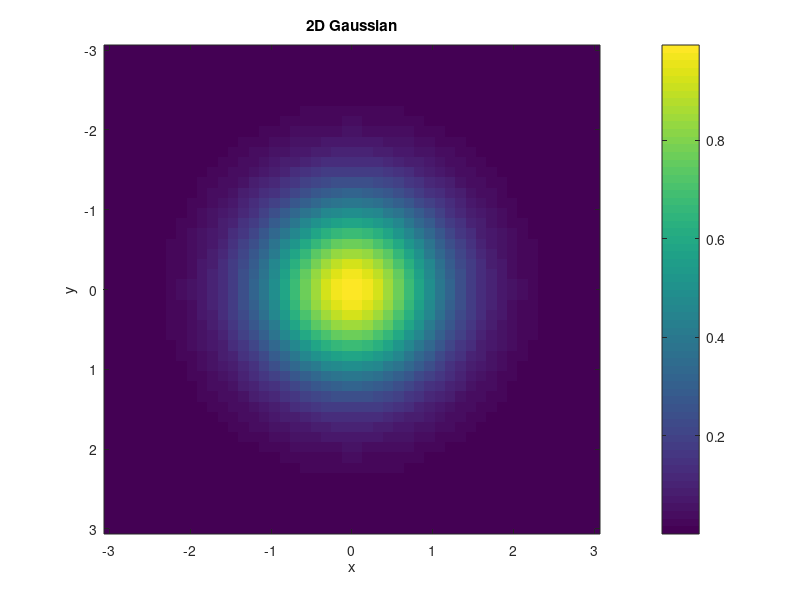

MATLAB code for this plot:
% 2-D Gaussian on an NxN grid
sigma = 0.8;
n = 48;
xs = linspace(-3, 3, n);
Z = zeros(n, n);
for i = 1:n
    for j = 1:n
        Z(i, j) = exp(-(xs(i)^2 + xs(j)^2) / (2 * sigma^2));
    end
end
imagesc(xs, xs, Z);
colorbar;
title('2D Gaussian');
xlabel('x');
ylabel('y');

%{
@play
{
  "title": "2-D Gaussian (imagesc)",
  "description": "2-D Gaussian heatmap",
  "groups": [
    {
      "name": "Distribution parameters",
      "controls": [
        { "var": "sigma", "label": "σ", "min": 0.3, "max": 2.0, "step": 0.1, "default": 0.8 },
        { "var": "n", "label": "N×N grid", "min": 16, "max": 96, "step": 16, "default": 48 },
        { "var": "cm", "label": "Palette", "type": "select", "options": ["hot", "parula", "jet", "gray"], "default": "parula" }
      ]
    }
  ]
}
%}
